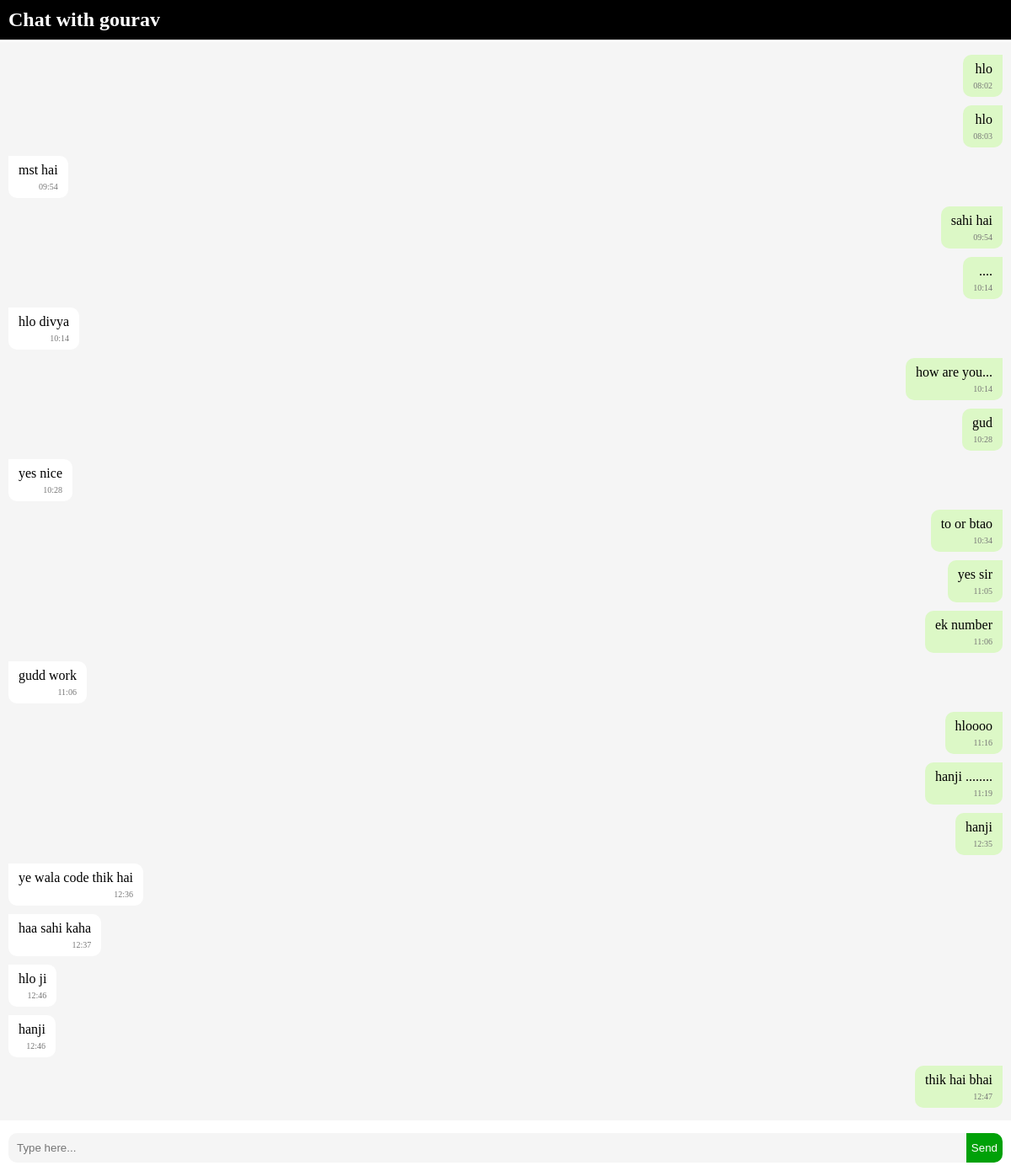
Before: /chat/gourav/ (signed in) with the older database file.
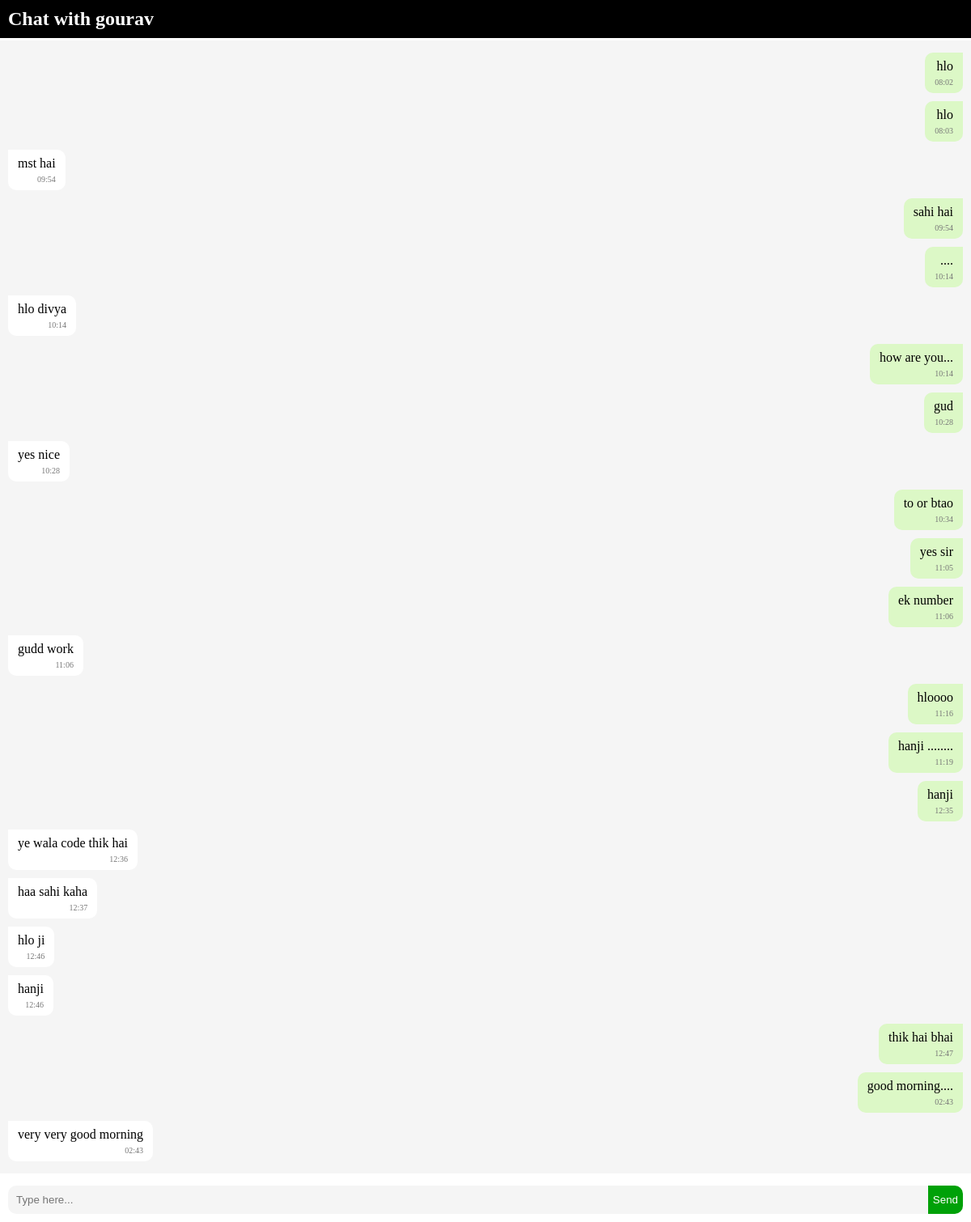
After: the same page with the newer database file.
### chat/models.py (models this page shows, shortened)
class Message(models.Model):
    chatroom = models.ForeignKey(ChatRoom, on_delete=models.CASCADE)
    sender = models.ForeignKey(User, on_delete=models.CASCADE)
    text = models.CharField(max_length=1500)
    timestamp = models.DateTimeField(auto_now_add=True)

### chat/views.py (the view, shortened to what this page needs)
# urls.py: path('chat/<str:username>/', views.chat_room, name='chat_room'),
def chat_room(request, username):
    user1 = request.user
    user2 = get_object_or_404(User, username=username)
    if user1.id is None or user2.id is None:
        return render(request, 'error.html', {"error": "User Id is blank"})
    if user1.id < user2.id:
        chatroom , created = ChatRoom.objects.get_or_create(user1=user1, user2=user2)
    else:
        chatroom , created = ChatRoom.objects.get_or_create(user1=user2, user2=user1)
    messages = Message.objects.filter(chatroom=chatroom).order_by('timestamp')
    context = {
        "chatroom": chatroom,
        "messages": messages,
        "receiver": user2
    }
    return render(request, "chatRoom.html", context)

### chat/templates/chatRoom.html (shortened to what this page needs)
{% load static %}
<!DOCTYPE html>
<html lang="en">
  <head>
    <link rel="stylesheet" href="{% static 'css/style.css' %}" />
  </head>
  <body>
    <h2
      style="
        position: fixed;
        margin: 0;
        background: black;
        color: white;
        padding: 10px;
        left: 0;
        top: 0;
        right: 0;
        z-index: 10;
      "
    >
      Chat with {{receiver.username}}
    </h2>
    <div id="chatBox">
      {% for msg in messages %}
      <div
        class="message {% if msg.sender == request.user %}sent{% else %}received{% endif %}"
        data-id="{{ msg.id }}"
      >
        <p>{{ msg.text }}</p>
        <span class="timestamp">{{ msg.timestamp|time:'H:i' }}</span>
      </div>
      {% endfor %}
    </div>
    <form method="post" id="ChatForm" enctype="multipart/form-data">
      <input
        type="text"
        id="chatInput"
        placeholder="Type here..."
        name="message"
        required
      />
      <button type="submit">Send</button>
    </form>
  </body>
</html>

Changed rows visible on the page:
added Message: text "good morning....", timestamp "02:43"
added Message: text "very very good morning", timestamp "02:43"
